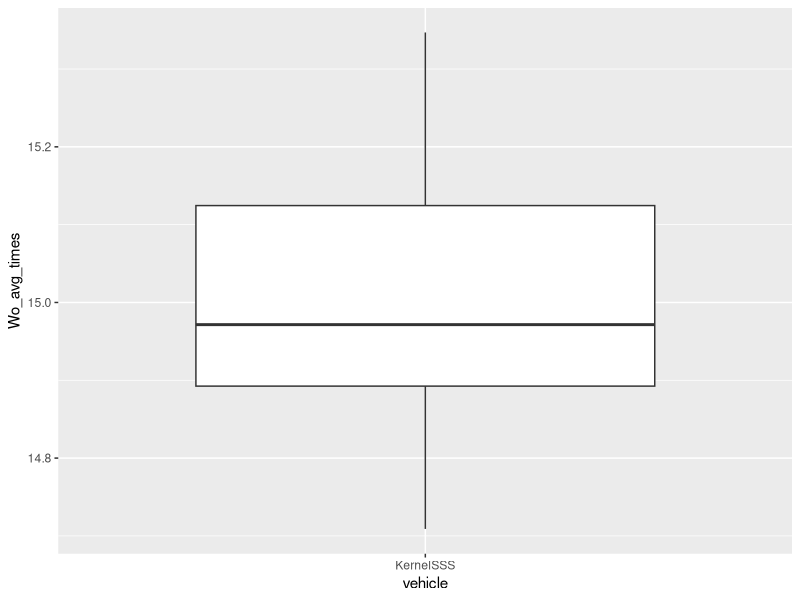

The R source for this figure:
## ---- chunk 1
knitr::opts_chunk$set(echo = FALSE)

data = read.csv("DataTable.csv")

library(ggplot2)
library(dplyr)
library(tidyr)
library(knitr)

## ---- chunk 2
kernel_gen = data %>%
  filter(eval_name=="KernelGen")%>%
  select(map_name, SSS_avg_interventions, SSS_avg_times, SSS_std_dev, SSS_success_rate)
  
kable(kernel_gen)
## ---- chunk 3
reward = data %>%
  filter(eval_name=="RewardTest") %>%
  select(agent_name, rk, constant_reward, SSS_avg_times, SSS_std_dev,  SSS_avg_interventions)%>%
     arrange(agent_name)


kable(reward)
## ---- chunk 4

benchmarks = data %>%
  filter(eval_name=="Performance")%>%
  filter(Wo_avg_times> 1)%>%
  select(agent_name, SSS_avg_times, Wo_avg_times, Wo_success_rate)%>%
   arrange(desc(agent_name))

kable(benchmarks)

## ---- chunk 5

data %>%
  filter(eval_name=="repeat")%>%
  filter(Wo_avg_times>6)%>%
  select(agent_name, Wo_avg_times, Wo_success_rate, vehicle)%>%
  ggplot(aes(x=vehicle, y=Wo_avg_times, group=vehicle))+
  geom_boxplot()
  # coord_cartesian(ylim = c(1, 20))

b =  data %>%
  filter(eval_name=="repeat")%>%
  filter(Wo_avg_times>6)%>%
  select(Wo_avg_times, vehicle, agent_name)%>%
  pivot_wider(names_from = vehicle, values_from = Wo_avg_times)
  # group_by(vehicle)
  
summary(b)
## ---- chunk 6

benchmarks = data %>%
  filter(eval_name=="benchmark")%>%
  select(agent_name, SSS_avg_times, SSS_success_rate, Wo_avg_times, Wo_success_rate)%>%
   arrange(desc(agent_name))

#TODO: get map name then use pivot wider to compare accross maps.

kable(benchmarks)
